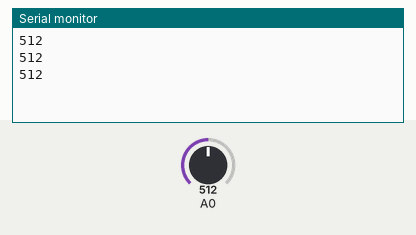
Bench run of a sketch on a simulated Arduino Uno, built with avr-gcc and run on an emulated ATmega328P. Parts: the last lines printed to the serial monitor. The test bench sets the inputs (shaded band); at power-on: A0 = 512.

Above: at 1.3 s.
1.4 s: A0 set to 716
At 1.9 s:
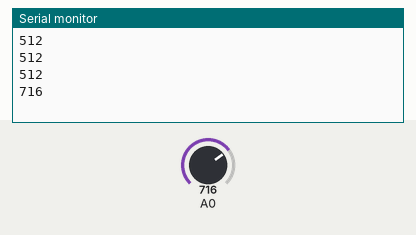
2.9 s: A0 set to 900
At 3.4 s:
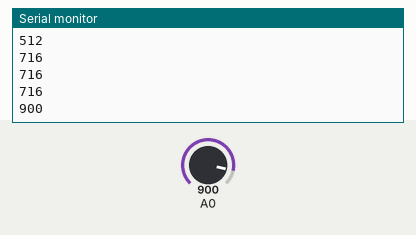
Timing chart, 0 to 5.9 s (numbered marks = the images above; inputs shaded):
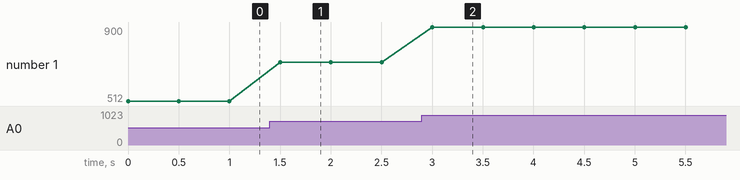

Measured:
- after the input at 1.4 s, the serial monitor: prints a new line after 0.10 s (image 1)
- after the input at 2.9 s, the serial monitor: prints a new line after 0.10 s (image 2)
- plotted number 1: 512 → 716 after the input at 1.4 s, 716 → 900 after the input at 2.9 s

The sketch:

LM35.ino
```cpp
int lectura;

void setup() {
  Serial.begin(9600);
}

void loop() {
  lectura = analogRead(A0);
  Serial.println(lectura);
  delay(500);
}
```
